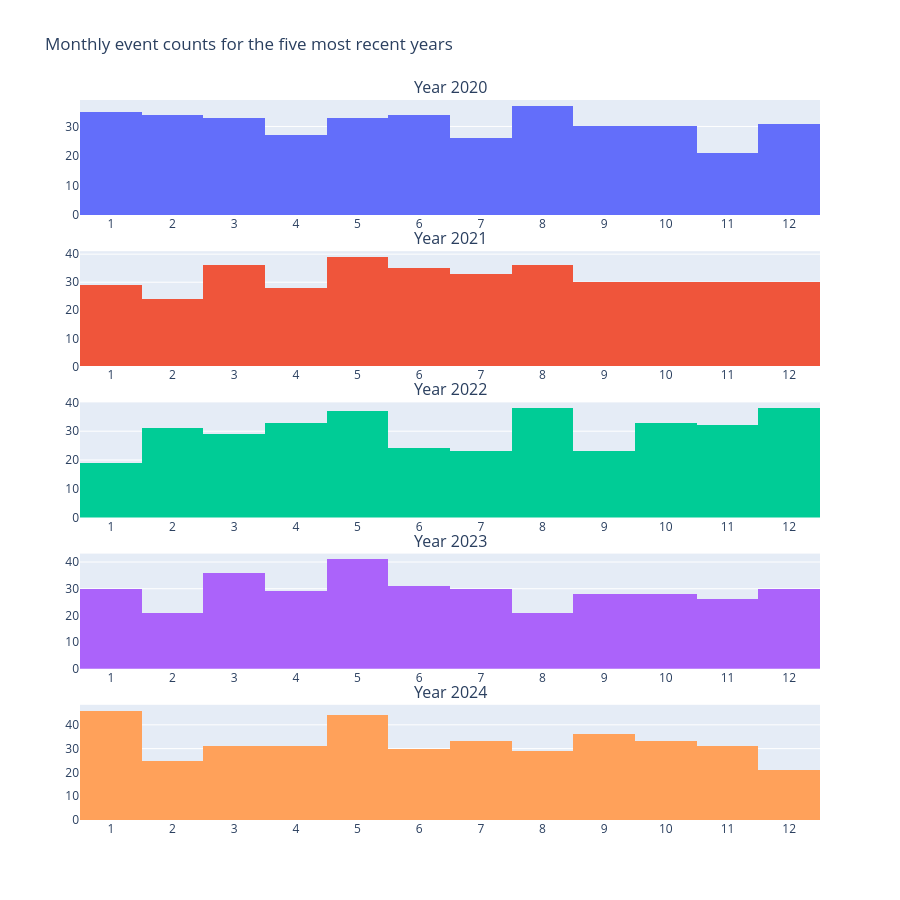

Notebook cell for this chart:
### Code cell
# Build a subplot grid with one column and five rows
# your code here

### Figure 1 — Plotly figure (JSON) as saved in the notebook; plotly's stock layout.template omitted (floating-point values rounded to 4 significant figures; data arrays with more than 128 entries replaced by an {"elided": "..."} marker saying what was removed)
{"data": [{"name": "2020", "showlegend": false, "type": "histogram", "x": {"elided": "371 int values"}, "xaxis": "x", "xbins": {"end": 12.5, "size": 1, "start": 0.5}, "yaxis": "y"}, {"name": "2021", "showlegend": false, "type": "histogram", "x": {"elided": "380 int values"}, "xaxis": "x2", "xbins": {"end": 12.5, "size": 1, "start": 0.5}, "yaxis": "y2"}, {"name": "2022", "showlegend": false, "type": "histogram", "x": {"elided": "360 int values"}, "xaxis": "x3", "xbins": {"end": 12.5, "size": 1, "start": 0.5}, "yaxis": "y3"}, {"name": "2023", "showlegend": false, "type": "histogram", "x": {"elided": "351 int values"}, "xaxis": "x4", "xbins": {"end": 12.5, "size": 1, "start": 0.5}, "yaxis": "y4"}, {"name": "2024", "showlegend": false, "type": "histogram", "x": {"elided": "390 int values"}, "xaxis": "x5", "xbins": {"end": 12.5, "size": 1, "start": 0.5}, "yaxis": "y5"}], "layout": {"annotations": [{"font": {"size": 16}, "showarrow": false, "text": "Year 2020", "x": 0.5, "xanchor": "center", "xref": "paper", "y": 1, "yanchor": "bottom", "yref": "paper"}, {"font": {"size": 16}, "showarrow": false, "text": "Year 2021", "x": 0.5, "xanchor": "center", "xref": "paper", "y": 0.79, "yanchor": "bottom", "yref": "paper"}, {"font": {"size": 16}, "showarrow": false, "text": "Year 2022", "x": 0.5, "xanchor": "center", "xref": "paper", "y": 0.58, "yanchor": "bottom", "yref": "paper"}, {"font": {"size": 16}, "showarrow": false, "text": "Year 2023", "x": 0.5, "xanchor": "center", "xref": "paper", "y": 0.37, "yanchor": "bottom", "yref": "paper"}, {"font": {"size": 16}, "showarrow": false, "text": "Year 2024", "x": 0.5, "xanchor": "center", "xref": "paper", "y": 0.16, "yanchor": "bottom", "yref": "paper"}], "height": 900, "title": {"text": "Monthly event counts for the five most recent years"}, "xaxis": {"anchor": "y", "domain": [0, 1], "dtick": 1, "tick0": 1, "tickmode": "linear"}, "xaxis2": {"anchor": "y2", "domain": [0, 1], "dtick": 1, "tick0": 1, "tickmode": "linear"}, "xaxis3": {"anchor": "y3", "domain": [0, 1], "dtick": 1, "tick0": 1, "tickmode": "linear"}, "xaxis4": {"anchor": "y4", "domain": [0, 1], "dtick": 1, "tick0": 1, "tickmode": "linear"}, "xaxis5": {"anchor": "y5", "domain": [0, 1], "dtick": 1, "tick0": 1, "tickmode": "linear"}, "yaxis": {"anchor": "x", "domain": [0.84, 1]}, "yaxis2": {"anchor": "x2", "domain": [0.63, 0.79]}, "yaxis3": {"anchor": "x3", "domain": [0.42, 0.58]}, "yaxis4": {"anchor": "x4", "domain": [0.21, 0.37]}, "yaxis5": {"anchor": "x5", "domain": [0, 0.16]}}}
